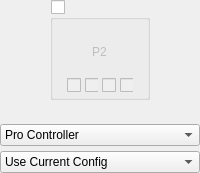
            <widget class="QWidget" name="widgetPlayer2" native="true">
             <layout class="QVBoxLayout" name="verticalLayout_29">
              <property name="spacing">
               <number>5</number>
              </property>
              <property name="leftMargin">
               <number>0</number>
              </property>
              <property name="topMargin">
               <number>0</number>
              </property>
              <property name="rightMargin">
               <number>0</number>
              </property>
              <property name="bottomMargin">
               <number>0</number>
              </property>
              <item alignment="Qt::AlignHCenter">
               <widget class="QGroupBox" name="groupPlayer2Connected">
                <property name="minimumSize">
                 <size>
                  <width>100</width>
                  <height>100</height>
                 </size>
                </property>
                <property name="maximumSize">
                 <size>
                  <width>100</width>
                  <height>100</height>
                 </size>
                </property>
                <property name="title">
                 <string/>
                </property>
                <property name="checkable">
                 <bool>true</bool>
                </property>
                <property name="checked">
                 <bool>false</bool>
                </property>
                <layout class="QVBoxLayout" name="verticalLayout_5" stretch="1,0">
                 <property name="spacing">
                  <number>7</number>
                 </property>
                 <property name="leftMargin">
                  <number>14</number>
                 </property>
                 <property name="topMargin">
                  <number>7</number>
                 </property>
                 <property name="rightMargin">
                  <number>14</number>
                 </property>
                 <property name="bottomMargin">
                  <number>4</number>
                 </property>
                 <item>
                  <widget class="QWidget" name="controllerPlayer2" native="true">
                   <property name="styleSheet">
                    <string notr="true"/>
                   </property>
                   <layout class="QVBoxLayout" name="verticalLayout_13">
                    <property name="topMargin">
                     <number>16</number>
                    </property>
                    <item alignment="Qt::AlignHCenter|Qt::AlignVCenter">
                     <widget class="QLabel" name="labelPlayer2">
                      <property name="text">
                       <string>P2</string>
                      </property>
                     </widget>
                    </item>
                   </layout>
                  </widget>
                 </item>
                 <item alignment="Qt::AlignHCenter">
                  <widget class="QWidget" name="Player2LEDs" native="true">
                   <property name="enabled">
                    <bool>false</bool>
                   </property>
                   <property name="minimumSize">
                    <size>
                     <width>0</width>
                     <height>10</height>
                    </size>
                   </property>
                   <layout class="QHBoxLayout" name="horizontalLayout_8">
                    <property name="spacing">
                     <number>4</number>
                    </property>
                    <property name="leftMargin">
                     <number>0</number>
                    </property>
                    <property name="topMargin">
                     <number>0</number>
                    </property>
                    <property name="rightMargin">
                     <number>0</number>
                    </property>
                    <property name="bottomMargin">
                     <number>0</number>
                    </property>
                    <item>
                     <widget class="QCheckBox" name="checkboxPlayer2LED1"/>
                    </item>
                    <item>
                     <widget class="QCheckBox" name="checkboxPlayer2LED2"/>
                    </item>
                    <item>
                     <widget class="QCheckBox" name="checkboxPlayer2LED3"/>
                    </item>
                    <item>
                     <widget class="QCheckBox" name="checkboxPlayer2LED4"/>
                    </item>
                   </layout>
                  </widget>
                 </item>
                </layout>
               </widget>
              </item>
              <item>
               <widget class="QWidget" name="Player2Explain" native="true">
                <property name="minimumSize">
                 <size>
                  <width>0</width>
                  <height>10</height>
                 </size>
                </property>
                <property name="maximumSize">
                 <size>
                  <width>150</width>
                  <height>16777215</height>
                 </size>
                </property>
                <layout class="QVBoxLayout" name="verticalLayout_37">
                 <property name="spacing">
                  <number>0</number>
                 </property>
                 <property name="leftMargin">
                  <number>0</number>
                 </property>
                 <property name="topMargin">
                  <number>0</number>
                 </property>
                 <property name="rightMargin">
                  <number>0</number>
                 </property>
                 <property name="bottomMargin">
                  <number>0</number>
                 </property>
                 <item>
                  <widget class="QLabel" name="labelPlayer2Explain">
                   <property name="alignment">
                    <set>Qt::AlignCenter</set>
                   </property>
                  </widget>
                 </item>
                </layout>
               </widget>
              </item>
              <item>
               <widget class="UIControls::ComboBox" name="comboPlayer2Emulated">
                <item>
                 <property name="text">
                  <string>Pro Controller</string>
                 </property>
                </item>
                <item>
                 <property name="text">
                  <string>Dual Joycons</string>
                 </property>
                </item>
                <item>
                 <property name="text">
                  <string>Left Joycon</string>
                 </property>
                </item>
                <item>
                 <property name="text">
                  <string>Right Joycon</string>
                 </property>
                </item>
               </widget>
              </item>
              <item>
               <widget class="UIControls::ComboBox" name="comboPlayer2Profile">
                <item>
                 <property name="text">
                  <string>Use Current Config</string>
                 </property>
                </item>
               </widget>
              </item>
             </layout>
            </widget>
